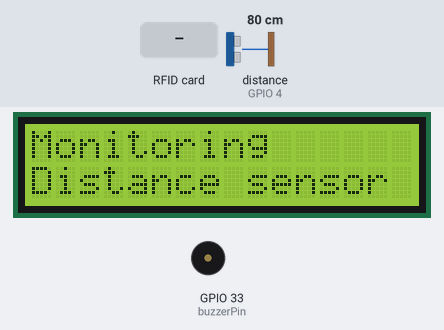
The sketch below on a simulated ESP32. Shown: 16×2 character LCD, buzzer (waves = sounding). Wiring (inferred from the names in the program): ultrasonic range finder: trigger GPIO 5; echo GPIO 4. Inputs (shaded band) come from the test bench; at power-on: distance to the obstacle (sensor on GPIO 4) 80 cm. The echo pulse lasts 58.3 µs per cm; WiFi joins after 1.5 s; servers stay silent unless stated; uploads are accepted with an empty reply; the local clock reads 2024-03-15 10:24:30 at power-on unless the sketch sets it; what the sketch prints to the serial monitor is not drawn.

Above: at 2.8 s.
2.9 s: distance to the obstacle (sensor on GPIO 4) set to 34 cm
4.4 s: distance to the obstacle (sensor on GPIO 4) set to 27 cm
At 5.4 s:
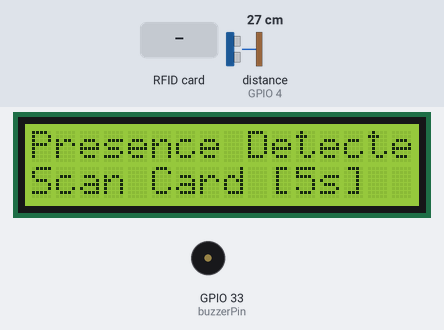
7.4 s: distance to the obstacle (sensor on GPIO 4) set to 35 cm
At 8.4 s:
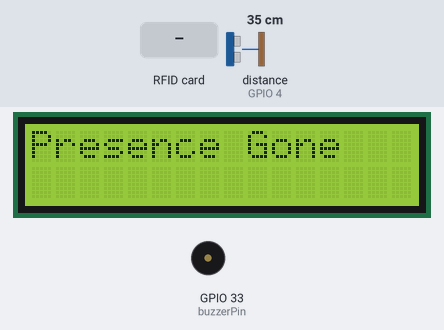
10.4 s: distance to the obstacle (sensor on GPIO 4) set to 2 cm
At 12.3 s:
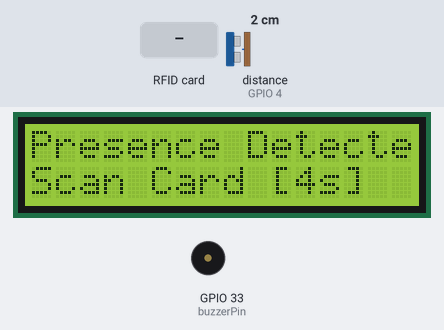
13.4 s: RFID card 43 E7 D7 0B held to the reader
At 15.1 s:
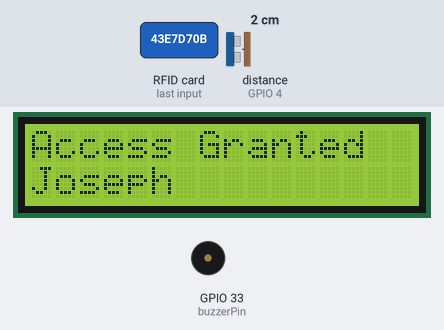
16.4 s: RFID card 13 2A D9 46 held to the reader
At 17.3 s:
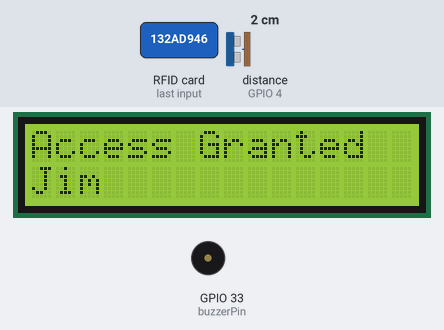
Timing chart, 0 to 25.6 s (numbered marks = the images above; inputs shaded):
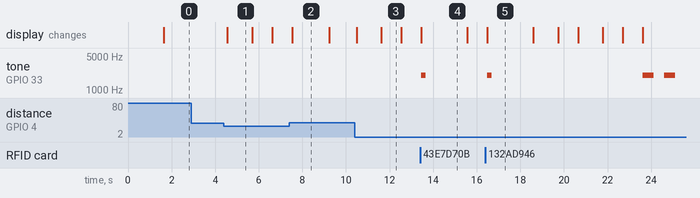

Measured:
- the behaviour switches between 31 and 30 cm on distance to the obstacle (sensor on GPIO 4) (found by bisection; images 0 and 1)
- after the input at 2.9 s, every drawn part: stays the same
- after the input at 4.4 s, the display: changes after 0.15 s (image 1)
- after the input at 7.4 s, tone on GPIO 33 (buzzerPin): stays silent (without the input it goes to 2000 Hz after 2.2 s); the display: changes after 0.13 s (image 2)
- after the input at 10.4 s, the display: first changes after 0.09 s (image 3 shows a later state)
- after the input at 13.4 s, the display: changes after 0.06 s (image 4)
- after the input at 16.4 s, the display: changes after 0.09 s (image 5)
- what the display in image 1 shows lasts 1.2 s, from 4.5 s to 5.7 s

The sketch:

iot-security-system.ino
```cpp
#include <WiFi.h>
#include <HTTPClient.h>
#include <SPI.h>
#include <MFRC522.h>
#include <LiquidCrystal.h>
#include "time.h"

// ===== WIFI & Firebase =====
const char* ssid = "AndroidAPDBF9";
const char* password = "123456787654321";
const char* firebaseURL = "https://iot-security-system-dadf2-default-rtdb.asia-southeast1.firebasedatabase.app/logs.json";

// ===== NTP Settings =====
const char* ntpServer = "pool.ntp.org";
const long gmtOffset_sec = 19800;
const int daylightOffset_sec = 0;

// ===== HC-SR04 Pins =====
const int trigPin = 5;
const int echoPin = 4;

// ===== Passive Buzzer =====
const int buzzerPin = 33;

// ===== RFID =====
#define RST_PIN 22
#define SS_PIN 21
MFRC522 mfrc522(SS_PIN, RST_PIN);

// ===== LCD 16x2 =====
LiquidCrystal lcd(13, 12, 14, 27, 26, 25); // RS, E, D4, D5, D6, D7

// ===== Authorized Cards =====
struct User {
  String uid;
  String name;
};
User authorizedUsers[] = {
  {"43:E7:D7:0B", "Joseph"},
  {"13:2A:D9:46", "Jim"}
};
const int userCount = sizeof(authorizedUsers)/sizeof(authorizedUsers[0]);

// ===== Timing =====
const int scanWindowSec = 5;

// ===== Setup =====
void setup() {
  Serial.begin(115200);
  SPI.begin();
  mfrc522.PCD_Init();

  pinMode(trigPin, OUTPUT);
  pinMode(echoPin, INPUT);
  pinMode(buzzerPin, OUTPUT);

  lcd.begin(16, 2);
  lcd.clear();
  lcd.setCursor(0,0);
  lcd.print("IoT Security");
  lcd.setCursor(0,1);
  lcd.print("System Ready");

  WiFi.begin(ssid, password);
  Serial.print("Connecting to WiFi");
  while(WiFi.status() != WL_CONNECTED){
    delay(500);
    Serial.print(".");
  }
  Serial.println("\nWiFi connected!");

  // Setup NTP
  configTime(gmtOffset_sec, daylightOffset_sec, ntpServer);
}

// ===== Loop =====
void loop() {
  lcd.setCursor(0,0);
  lcd.print("Monitoring       ");
  lcd.setCursor(0,1);
  lcd.print("Distance sensor  ");

  // Check presence with ultrasonic
  long duration, distance;
  digitalWrite(trigPin, LOW); delayMicroseconds(2);
  digitalWrite(trigPin, HIGH); delayMicroseconds(10);
  digitalWrite(trigPin, LOW);
  duration = pulseIn(echoPin, HIGH, 30000);
  distance = duration * 0.034 / 2;

  if(distance > 0 && distance < 30){
    lcd.clear();
    lcd.setCursor(0,0);
    lcd.print("Presence Detected");

    unsigned long startTime = millis();
    bool cardDetected = false;
    String uid = "";
    String scannedName = "";
    bool fullPresence = true;

    while(millis() - startTime < scanWindowSec * 1000UL){
      int secondsLeft = scanWindowSec - ((millis() - startTime)/1000);
      lcd.setCursor(0,1);
      lcd.print("Scan Card [");
      lcd.print(secondsLeft);
      lcd.print("s]  ");

      digitalWrite(trigPin, LOW); delayMicroseconds(2);
      digitalWrite(trigPin, HIGH); delayMicroseconds(10);
      digitalWrite(trigPin, LOW);
      duration = pulseIn(echoPin, HIGH, 30000);
      distance = duration * 0.034 / 2;
      if(distance <= 0 || distance > 30){
        fullPresence = false;
        break;
      }

      uid = readUID();
      if(uid != ""){
        scannedName = "Unknown";
        for(int i=0;i<userCount;i++){
          if(uid == authorizedUsers[i].uid){
            scannedName = authorizedUsers[i].name;
            break;
          }
        }
        cardDetected = true;
        break;
      }
      delay(200);
    }

    String event = (cardDetected ? "Access Granted" : (fullPresence ? "Intruder Alert" : "No Alert"));

    lcd.clear();
    lcd.setCursor(0,0);
    if(event == "Access Granted") lcd.print("Access Granted");
    else if(event == "Intruder Alert") lcd.print("INTRUDER ALERT!");
    else lcd.print("Presence Gone");
    lcd.setCursor(0,1);
    if(cardDetected) lcd.print(scannedName);


    if(cardDetected){
      tone(buzzerPin, 2000, 200);
      delay(200);
    }
    else if(fullPresence){
      unsigned long intruderStart = millis();
      while(millis() - intruderStart < 5000UL){
        tone(buzzerPin, 2000, 500);
        delay(500);
        noTone(buzzerPin);
        delay(500);
      }
    }

    if(event != "No Alert"){
      String timestamp = getCurrentTimestamp();
      String payload = "{\"timestamp\":\"" + timestamp + "\",\"card_uid\":\"" + uid + "\",\"name\":\"" + scannedName + "\",\"event\":\"" + event + "\"}";
      sendToFirebase(payload);
    }

    delay(1500);
  }

  delay(200);
}

// ===== Functions =====
String readUID() {
  if (!mfrc522.PICC_IsNewCardPresent()) return "";
  if (!mfrc522.PICC_ReadCardSerial()) return "";

  String uid = "";
  for (byte i = 0; i < mfrc522.uid.size; i++) {
    if (mfrc522.uid.uidByte[i] < 0x10) uid += "0";
    uid += String(mfrc522.uid.uidByte[i], HEX);
    if (i != mfrc522.uid.size - 1) uid += ":";
  }
  uid.toUpperCase();
  return uid;
}

String getCurrentTimestamp() {
  struct tm timeinfo;
  if(!getLocalTime(&timeinfo)){
    Serial.println("Failed to get NTP time");
    return "0";
  }
  time_t now = mktime(&timeinfo);
  return String(now * 1000UL);
}

void sendToFirebase(String payload){
  if(WiFi.status() == WL_CONNECTED){
    HTTPClient http;
    http.begin(firebaseURL);
    http.addHeader("Content-Type", "application/json");
    int httpResponseCode = http.POST(payload);
    if(httpResponseCode > 0){
      Serial.printf("Firebase POST code: %d\n", httpResponseCode);
    } else {
      Serial.printf("Error sending to Firebase: %s\n", http.errorToString(httpResponseCode).c_str());
    }
    http.end();
  } else {
    Serial.println("WiFi not connected, cannot send data");
  }
}
```
